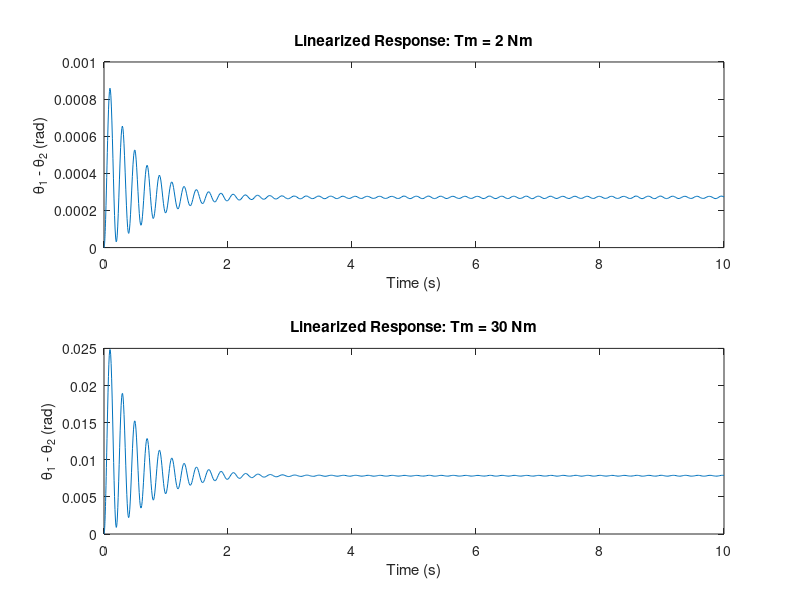

The MATLAB script that drew this image:
function tiltrotor_gearbox_linear()
% Linearized model simulation

J1 = 2; J2 = 1; J3 = 0.5;
K1 = 1000; B1 = 10; beta = 5;

% Linearized Jacobian matrix
A = [-B1/J1   -K1/J1     0;
      1        0       -0.5;
      0   K1/(J3+0.5*J2)  (-1.5-3*beta*(0.1538)^2)/(J3+0.5*J2)];

B = [1/J1; 0; 0];

x0 = [0;0;0];
tspan = [0 10];

% Step inputs
Tm1 = 1;
Tm2 = 29;

[t1,x1] = ode45(@(t,x) A*x + B*Tm1, tspan, x0);
[t2,x2] = ode45(@(t,x) A*x + B*Tm2, tspan, x0);

figure;
subplot(2,1,1)
plot(t1, x1(:,2))
title('Linearized Response: Tm = 2 Nm')
xlabel('Time (s)'); ylabel('\theta_1 - \theta_2 (rad)')

subplot(2,1,2)
plot(t2, x2(:,2))
title('Linearized Response: Tm = 30 Nm')
xlabel('Time (s)'); ylabel('\theta_1 - \theta_2 (rad)')
end
